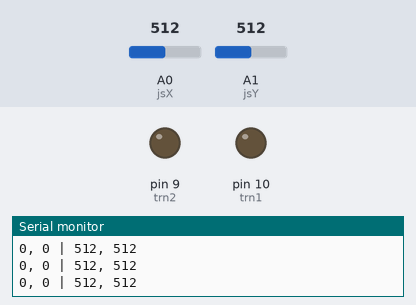
A sketch run on a simulated Arduino Uno, built with avr-gcc and run on an emulated ATmega328P. On the bench: output pins drawn as LEDs (lit = HIGH), the last lines printed to the serial monitor. Inputs (shaded band) come from the test bench; at power-on: A0 (jsX) = 512, A1 (jsY) = 512.

Above: at 1.2 s.
1.3 s: A0 (jsX) set to 637
4.3 s: A0 (jsX) set to 657
At 7.0 s:
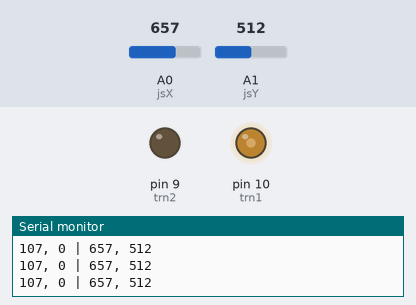
7.3 s: A1 (jsY) set to 633
8.8 s: A1 (jsY) set to 666
At 9.91 s:
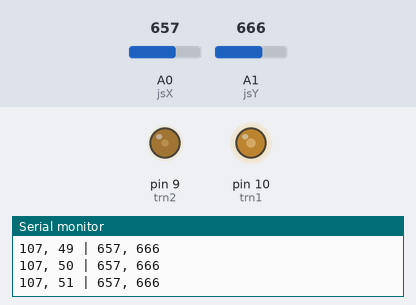
At 11.6 s:
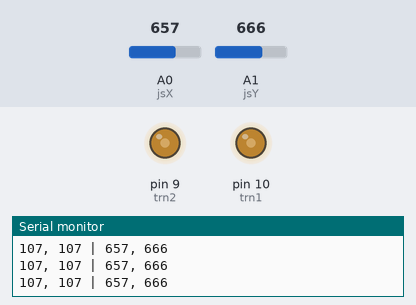
11.8 s: A0 (jsX) set to 463
13.3 s: A0 (jsX) set to 432
At 16.7 s:
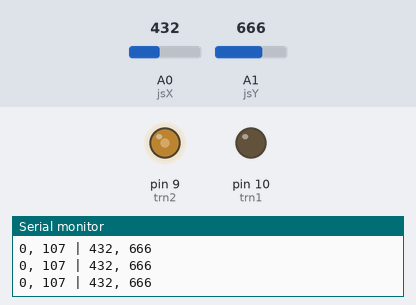
Timing chart, 0 to 17.3 s (numbered marks = the images above; inputs shaded):
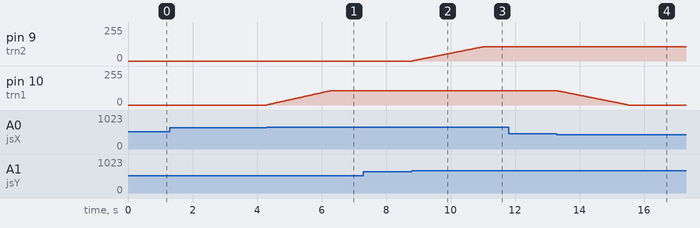

Measured:
- the behaviour switches between 650 and 651 on A0 (jsX) (found by bisection; images 0 and 1)
- the behaviour switches between 650 and 651 on A1 (jsY) (found by bisection; images 1 and 2)
- the behaviour switches between 450 and 449 on A0 (jsX) (found by bisection; images 3 and 4)
- after the input at 4.3 s, pin 10 (trn1): moves from 0/255 to 107/255 over 2.0 s, starting at once
- after the input at 8.8 s, pin 9 (trn2): moves from 0/255 to 107/255 over 2.2 s, starting at once
- after the input at 13.3 s, pin 10 (trn1): moves from 107/255 to 0/255 over 2.2 s, starting at once

The sketch:

transistorTesting_nano.ino
```cpp
int valX = 0;
int valY = 0;

const int trn1 = 10;
const int trn2 = 9;

const int jsX = A0;
const int jsY = A1;

void setup() {
  pinMode(trn1, OUTPUT);
  pinMode(trn2, OUTPUT);

  pinMode(jsX, INPUT);
  pinMode(jsY, INPUT);

  Serial.begin(9600);
}

void loop() {
  const int pwm_max = 0.42*255;
  const int mjs = 550;
  const int tol = 100;

  int newX = analogRead(jsX);
  int newY = analogRead(jsY);

  if (newX > (mjs + tol) && valX < pwm_max) {
    valX = valX + 1;
  }
  else if (newX < (mjs - tol) && valX > 0) {
    valX = valX - 1;
  }

  if (newY > (mjs + tol) && valY < pwm_max) {
    valY = valY + 1;
  }
  else if (newY < (mjs - tol) && valY > 0) {
    valY = valY - 1;
  }

  analogWrite(trn1, valX);
  analogWrite(trn2, valY);

  Serial.print(valX); Serial.print(", "); Serial.print(valY); Serial.print(" | ");
  Serial.print(newX); Serial.print(", "); Serial.println(newY);
}
```
